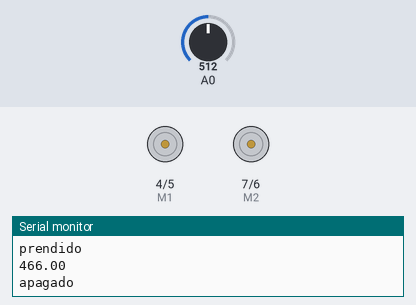
The sketch below on a simulated Arduino Uno, built with avr-gcc and run on an emulated ATmega328P. On the bench: direction and speed pins drawn as motors (green arrow = direction pin HIGH = forward, orange = LOW = backward, longer = more drive), the last lines printed to the serial monitor. The inputs (shaded band) are chosen by the test bench; at power-on: A0 = 512.

Above: at 2.1 s.
2.2 s: A0 set to 581
6.9 s: A0 set to 613
At 7.9 s:
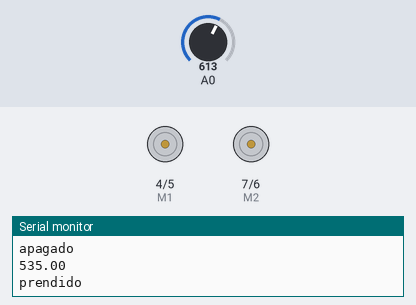
8.4 s: A0 set to 540
At 10.8 s:
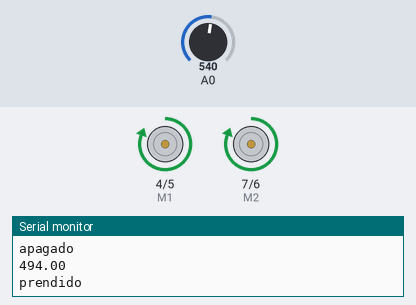
13.1 s: A0 set to 716
At 15.6 s:
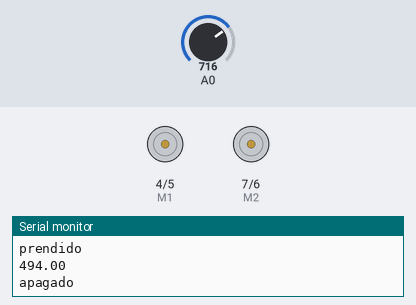
Timing chart, 0 to 16.8 s (numbered marks = the images above; inputs shaded):
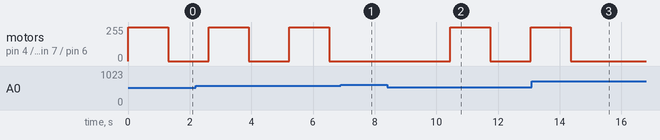

Measured:
- after the input at 6.9 s, motor on pin 4 (M1) / pin 5 (E1), motor on pin 7 (M2) / pin 6 (E2): stays stopped (without the input it goes to forward 255/255 after 0.93 s)
- after the input at 8.4 s, motor on pin 4 (M1) / pin 5 (E1), motor on pin 7 (M2) / pin 6 (E2): stopped → forward 255/255 after 2.0 s, → stopped 1.3 s later, → forward 255/255 1.3 s later
- after the input at 13.1 s, motor on pin 4 (M1) / pin 5 (E1), motor on pin 7 (M2) / pin 6 (E2): goes on until 14.4 s, then stays stopped
- by itself, motor on pin 4 (M1) / pin 5 (E1), motor on pin 7 (M2) / pin 6 (E2): alternates forward 255/255 for 1.3 s and stopped for 1.3 s

The sketch:

Snake_robot_driver.ino
```cpp
#include "Arduino.h"

//Arduino PWM Speed Control：
int E1 = 5;
int M1 = 4;
int E2 = 6;
int M2 = 7;

int i=0;
int value=0;
bool condition=true;


const float SensorOffset = 46.0;  //pressure sensor

/* Not used in polled mode. Stub function necessary for library compilation */
void ads_data_callback(float * sample, uint8_t sample_type)
{

}

void setup() {

  pinMode(M1, OUTPUT);
  pinMode(M2, OUTPUT);

  Serial.begin(115200);

}

void loop() {


    // read the input on analog pin 0:
    float sensorValue = (analogRead(A0)-SensorOffset); //Do maths for calibration
    digitalWrite(M1,HIGH);
    digitalWrite(M2,HIGH);

    if (condition== true)
    {
      Serial.println("prendido");  // Stretch data

      if (sensorValue <=550)
      {
      value=255;
      }
      else
      {
      value=0;
        }

      condition= false;
      }
    else
    {
      Serial.println("apagado");  // Stretch data
      value=0;
      condition= true;
      }

    analogWrite(E1, value);   //PWM Speed Control
    analogWrite(E2, value);   //PWM Speed Control

    delay(1300);
    i++;
    if (i==5)
    {
    i=0;
    analogWrite(E2, 255);   //PWM Speed Control
    }

    Serial.println(sensorValue);  // Stretch data


  // Check for received hot keys on the com port
  if(Serial.available())
  {
    parse_com_port();
  }

  // Delay 5ms to keep 100 Hz sampling rate between bend and stretch, Do not increase rate past 500 Hz.
  delay(5);
}

/* Function parses received characters from the COM port for commands */
void parse_com_port(void)
{
  char key = Serial.read();

  switch(key)
  {
    case '0':
      // Take first calibration point at zero degrees
      //ads_calibrate(ADS_CALIBRATE_FIRST, 0);
      break;
    case '9':
      // Take second calibration point at ninety degrees
      //ads_calibrate(ADS_CALIBRATE_SECOND, 90);
      break;
    case 'c':
      // Restore factory calibration coefficients
      //ads_calibrate(ADS_CALIBRATE_CLEAR, 0);
      break;
    case 'r':
      // Start sampling in interrupt mode
      //ads_run(true);
      break;
    case 's':
      // Place ADS in suspend mode
      //ads_run(false);
      break;
    case 'f':
      // Set ADS sample rate to 200 Hz (interrupt mode)
      //ads_set_sample_rate(ADS_200_HZ);
      break;
    case 'u':
      // Set ADS sample to rate to 10 Hz (interrupt mode)
      //ads_set_sample_rate(ADS_10_HZ);
      break;
    case 'n':
      // Set ADS sample rate to 100 Hz (interrupt mode)
      //ads_set_sample_rate(ADS_100_HZ);
      break;
    case 'b':
      // Calibrate the zero millimeter linear displacement
      //ads_calibrate(ADS_CALIBRATE_STRETCH_ZERO, 0);
      break;
    case 'e':
      // Calibrate the 30 millimeter linear displacement (stretch), Make certain the sensor is at 0 degrees angular displacement (flat)
      //ads_calibrate(ADS_CALIBRATE_STRETCH_SECOND, 30);
      break;
    default:
      break;
  }
}

/*
 *  Second order Infinite impulse response low pass filter. Sample freqency 100 Hz.
 *  Cutoff freqency 20 Hz.
 */
void signal_filter(float * sample)
{
    static float filter_samples[2][6];

    for(uint8_t i=0; i<2; i++)
    {
      filter_samples[i][5] = filter_samples[i][4];
      filter_samples[i][4] = filter_samples[i][3];
      filter_samples[i][3] = (float)sample[i];
      filter_samples[i][2] = filter_samples[i][1];
      filter_samples[i][1] = filter_samples[i][0];

      // 20 Hz cutoff frequency @ 100 Hz Sample Rate
      filter_samples[i][0] = filter_samples[i][1]*(0.36952737735124147f) - 0.19581571265583314f*filter_samples[i][2] + \
        0.20657208382614792f*(filter_samples[i][3] + 2*filter_samples[i][4] + filter_samples[i][5]);

      sample[i] = filter_samples[i][0];
    }
}

/*
 *  If the current sample is less that 0.5 degrees different from the previous sample
 *  the function returns the previous sample. Removes jitter from the signal.
 */
void deadzone_filter(float * sample)
{
  static float prev_sample[2];
  float dead_zone = 0.75f;

  for(uint8_t i=0; i<2; i++)
  {
    if(fabs(sample[i]-prev_sample[i]) > dead_zone)
      prev_sample[i] = sample[i];
    else
      sample[i] = prev_sample[i];
  }
}
```
